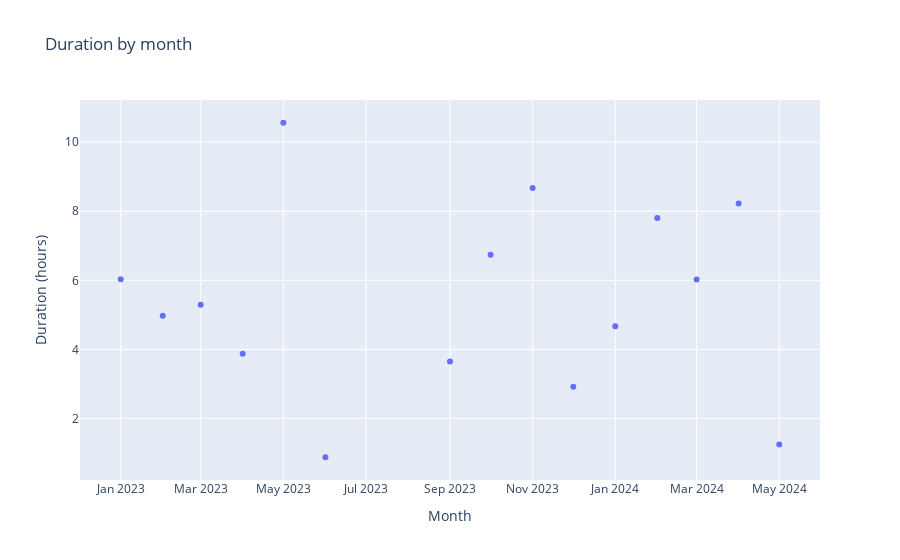

The code cell stored with this chart in its notebook:
### Code cell
# plot duration

fig = go.Figure()
fig.add_trace(go.Scatter(x=month_agg.index, y=month_agg["duration"], mode='markers'))
fig.update_layout(title="Duration by month", xaxis_title="Month", yaxis_title="Duration (hours)")
fig.show()

### Figure 1 — Plotly figure (JSON) as saved in the notebook; plotly's stock layout.template omitted (floating-point values rounded to 4 significant figures)
{"data": [{"mode": "markers", "type": "scatter", "x": ["2023-01", "2023-02", "2023-03", "2023-04", "2023-05", "2023-06", "2023-09", "2023-10", "2023-11", "2023-12", "2024-01", "2024-02", "2024-03", "2024-04", "2024-05"], "y": [6.032, 4.977, 5.296, 3.873, 10.56, 0.8778, 3.651, 6.741, 8.67, 2.917, 4.674, 7.808, 6.023, 8.225, 1.248]}], "layout": {"title": {"text": "Duration by month"}, "xaxis": {"title": {"text": "Month"}}, "yaxis": {"title": {"text": "Duration (hours)"}}}}
